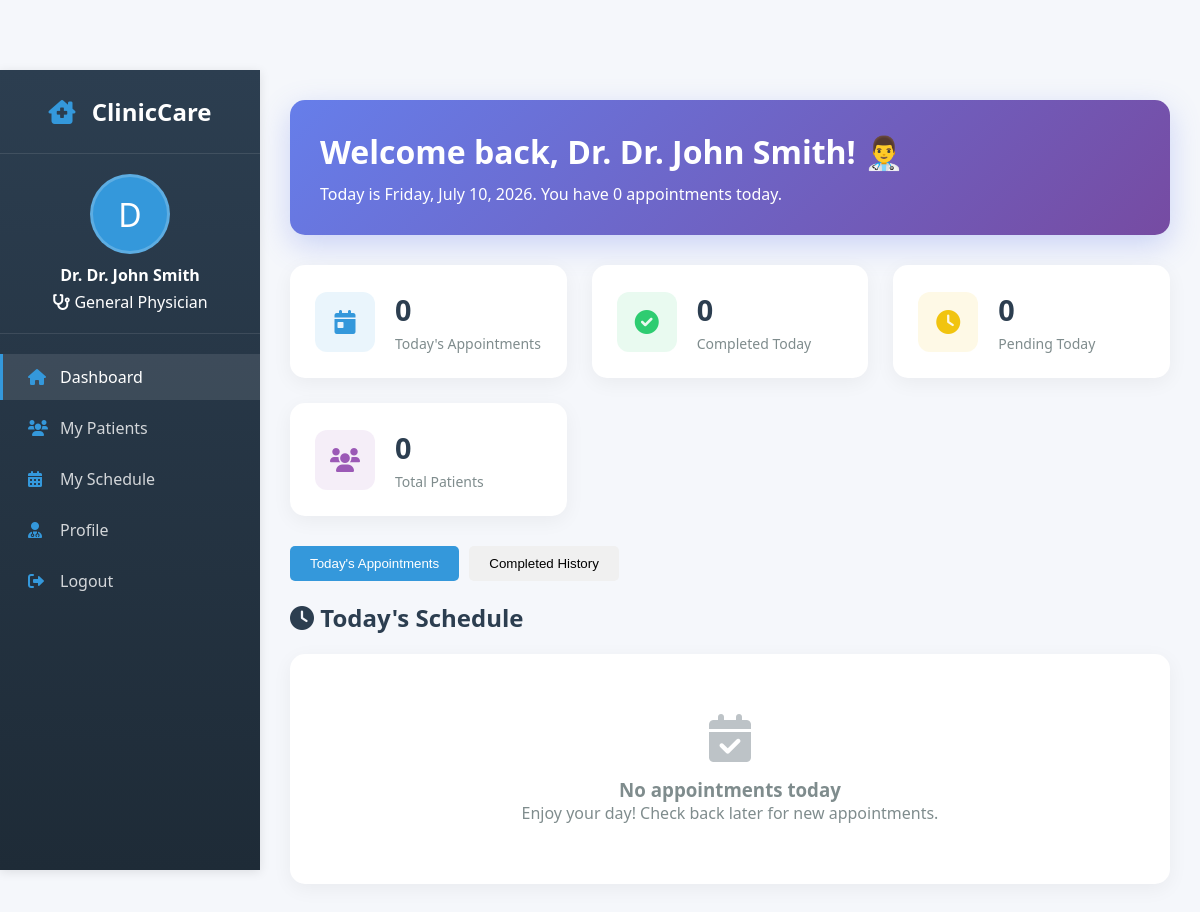
The page /doctor/dashboard.php (signed in) on the database its author committed.
### tables this page shows
CREATE TABLE doctors (
    id INT PRIMARY KEY AUTO_INCREMENT,
    user_id INT UNIQUE,
    specialization VARCHAR(100),
    qualification TEXT,
    experience_years INT,
    consultation_fee DECIMAL(10,2),
    available_days VARCHAR(100),  
    start_time TIME,
    end_time TIME,
    max_patients_per_day INT DEFAULT 20,
    FOREIGN KEY (user_id) REFERENCES users(id) ON DELETE CASCADE
);

CREATE TABLE users (
    id INT PRIMARY KEY AUTO_INCREMENT,
    username VARCHAR(50) UNIQUE NOT NULL,
    email VARCHAR(100) UNIQUE NOT NULL,
    password VARCHAR(255) NOT NULL,
    full_name VARCHAR(100) NOT NULL,
    phone VARCHAR(20),
    address TEXT,
    user_type ENUM('patient', 'doctor', 'admin', 'receptionist') DEFAULT 'patient',
    profile_image VARCHAR(255),
    created_at TIMESTAMP DEFAULT CURRENT_TIMESTAMP,
    updated_at TIMESTAMP DEFAULT CURRENT_TIMESTAMP ON UPDATE CURRENT_TIMESTAMP,
    is_active BOOLEAN DEFAULT TRUE
);

### doctor/dashboard.php (the view, shortened to what this page needs)
<?php
$database = new Database();
$db = $database->getConnection();
$query = "SELECT id FROM doctors WHERE user_id = :user_id";
$stmt = $db->prepare($query);
$stmt->bindParam(':user_id', $_SESSION['user_id']);
$stmt->execute();
$doctor = $stmt->fetch(PDO::FETCH_ASSOC);
$doctor_id = $doctor['id'];
$query = "SELECT u.*, d.specialization, d.qualification, d.experience_years
          FROM users u
          JOIN doctors d ON u.id = d.user_id
          WHERE u.id = :user_id";
$stmt = $db->prepare($query);
$stmt->bindParam(':user_id', $_SESSION['user_id']);
$stmt->execute();
$user = $stmt->fetch(PDO::FETCH_ASSOC);
$stats = [];
$query = "SELECT COUNT(*) as count FROM appointments
          WHERE doctor_id = :doctor_id
          AND appointment_date = CURDATE()";
$stmt = $db->prepare($query);
$stmt->bindParam(':doctor_id', $doctor_id);
$stmt->execute();
$stats['today'] = $stmt->fetch(PDO::FETCH_ASSOC)['count'];
$query = "SELECT COUNT(*) as count FROM appointments
          WHERE doctor_id = :doctor_id
          AND appointment_date = CURDATE()
          AND status = 'completed'";
$stmt = $db->prepare($query);
$stmt->bindParam(':doctor_id', $doctor_id);
$stmt->execute();
$stats['completed_today'] = $stmt->fetch(PDO::FETCH_ASSOC)['count'];
$query = "SELECT COUNT(*) as count FROM appointments
          WHERE doctor_id = :doctor_id
          AND appointment_date = CURDATE()
          AND status = 'pending'";
$stmt = $db->prepare($query);
$stmt->bindParam(':doctor_id', $doctor_id);
$stmt->execute();
$stats['pending_today'] = $stmt->fetch(PDO::FETCH_ASSOC)['count'];
$query = "SELECT COUNT(DISTINCT patient_id) as count FROM appointments
          WHERE doctor_id = :doctor_id";
$stmt = $db->prepare($query);
$stmt->bindParam(':doctor_id', $doctor_id);
$stmt->execute();
$stats['total_patients'] = $stmt->fetch(PDO::FETCH_ASSOC)['count'];
$query = "SELECT a.*,
          p.user_id as patient_user_id,
          u.full_name as patient_name,
          u.phone as patient_phone,
          u.email as patient_email,
          u.address as patient_address,
          p.date_of_birth,
          p.blood_group,
          p.emergency_contact,
          p.medical_history,
          p.allergies,
          ts.slot_time
          FROM appointments a
          JOIN patients p ON a.patient_id = p.id
          JOIN users u ON p.user_id = u.id
          JOIN time_slots ts ON a.time_slot_id = ts.id
          WHERE a.doctor_id = :doctor_id
          AND a.appointment_date = CURDATE()
          ORDER BY ts.slot_time ASC";
$stmt = $db->prepare($query);
$stmt->bindParam(':doctor_id', $doctor_id);
$stmt->execute();
$today_appointments = $stmt->fetchAll(PDO::FETCH_ASSOC);
?>
<!DOCTYPE html>
<html lang="en">
<head>
    <link rel="stylesheet" href="../assets/css/style.css">
    <link rel="stylesheet" href="https://cdnjs.cloudflare.com/ajax/libs/font-awesome/6.0.0/css/all.min.css">
</head>
<body>
    <div class="dashboard">
        <aside class="sidebar">
            <div class="sidebar-header">
                <h3><i class="fas fa-clinic-medical"></i> ClinicCare</h3>
            </div>
            <div class="user-welcome">
                <div class="user-avatar-large">
                    <?php echo substr($user['full_name'], 0, 1); ?>
                </div>
                <h4>Dr. <?php echo htmlspecialchars($user['full_name']); ?></h4>
                <p><i class="fas fa-stethoscope"></i> <?php echo htmlspecialchars($user['specialization']); ?></p>
            </div>
            <ul class="sidebar-menu">
                <li><a href="dashboard.php" class="active"><i class="fas fa-home"></i> Dashboard</a></li>
                <li><a href="my-patients.php"><i class="fas fa-users"></i> My Patients</a></li>
                <li><a href="schedule.php"><i class="fas fa-calendar-alt"></i> My Schedule</a></li>
                <li><a href="profile.php"><i class="fas fa-user-md"></i> Profile</a></li>
                <li><a href="../logout.php"><i class="fas fa-sign-out-alt"></i> Logout</a></li>
            </ul>
        </aside>
        <main class="main-content">
            <div class="welcome-card">
                <h1>Welcome back, Dr. <?php echo htmlspecialchars($user['full_name']); ?>! 👨‍⚕️</h1>
                <p>Today is <?php echo date('l, F j, Y'); ?>. You have <?php echo $stats['today']; ?> appointments today.</p>
            </div>
            <div class="stats-grid">
                <div class="stat-card">
                    <div class="stat-icon primary">
                        <i class="fas fa-calendar-day"></i>
                    </div>
                    <div class="stat-info">
                        <h3><?php echo $stats['today']; ?></h3>
                        <p>Today's Appointments</p>
                    </div>
                </div>
                <div class="stat-card">
                    <div class="stat-icon success">
                        <i class="fas fa-check-circle"></i>
                    </div>
                    <div class="stat-info">
                        <h3><?php echo $stats['completed_today']; ?></h3>
                        <p>Completed Today</p>
                    </div>
                </div>
                <div class="stat-card">
                    <div class="stat-icon warning">
                        <i class="fas fa-clock"></i>
                    </div>
                    <div class="stat-info">
                        <h3><?php echo $stats['pending_today']; ?></h3>
                        <p>Pending Today</p>
                    </div>
                </div>
                <div class="stat-card">
                    <div class="stat-icon info">
                        <i class="fas fa-users"></i>
                    </div>
                    <div class="stat-info">
                        <h3><?php echo $stats['total_patients']; ?></h3>
                        <p>Total Patients</p>
                    </div>
                </div>
            </div>
            <div class="tab-buttons">
                <button class="tab-btn active" onclick="showTab('today')">Today's Appointments</button>
                <button class="tab-btn" onclick="showTab('completed')">Completed History</button>
            </div>
            <div id="today-tab" class="tab-content active">
                <div class="section-title">
                    <h2><i class="fas fa-clock"></i> Today's Schedule</h2>
                </div>
                <div class="appointments-list">
                    <?php if(empty($today_appointments)): ?>
                        <div class="empty-state">
                            <i class="fas fa-calendar-check"></i>
                            <h3>No appointments today</h3>
                            <p>Enjoy your day! Check back later for new appointments.</p>
                        </div>
                    <?php endif; ?>
                </div>
            </div>
        </main>
    </div>
</body>
</html>

### assets/css/style.css (style rules this page uses)
:root { --primary-color: #2c3e50; --secondary-color: #3498db; --success-color: #27ae60; --danger-color: #e74c3c; --warning-color: #f39c12; --light-bg: #ecf0f1; --dark-text: #2c3e50; --border-radius: 8px; --box-shadow: 0 2px 10px rgba(0,0,0,0.1); }
* { margin: 0; padding: 0; box-sizing: border-box; }
body { font-family: 'Segoe UI', Tahoma, Geneva, Verdana, sans-serif; background: linear-gradient(135deg, #667eea 0%, #764ba2 100%); min-height: 100vh; color: var(--dark-text); }
.dashboard { display: flex; min-height: 100vh; padding-top: 70px; }
.sidebar { width: 250px; background: white; box-shadow: var(--box-shadow); position: fixed; left: 0; top: 70px; bottom: 0; overflow-y: auto; }
.sidebar-menu { list-style: none; padding: 20px 0; }
.sidebar-menu li { margin-bottom: 5px; }
.sidebar-menu a { display: flex; align-items: center; padding: 12px 20px; color: var(--dark-text); text-decoration: none; transition: all 0.3s; }
.sidebar-menu i { margin-right: 10px; width: 20px; }
.main-content { flex: 1; margin-left: 250px; padding: 30px; }
.stats-grid { display: grid; grid-template-columns: repeat(auto-fit, minmax(250px, 1fr)); gap: 20px; margin-bottom: 30px; }
.stat-card { background: white; border-radius: var(--border-radius); padding: 20px; display: flex; align-items: center; box-shadow: var(--box-shadow); }
.stat-icon { width: 60px; height: 60px; border-radius: 50%; display: flex; align-items: center; justify-content: center; margin-right: 15px; font-size: 24px; }
.stat-icon.primary { background: rgba(52, 152, 219, 0.1); color: var(--secondary-color); }
.stat-icon.success { background: rgba(39, 174, 96, 0.1); color: var(--success-color); }
.stat-info h3 { font-size: 1.5rem; margin-bottom: 5px; }
.stat-info p { color: #666; font-size: 0.9rem; }

### rows shown on the page
doctors: user.full_name "D", user.full_name "Dr. John Smith", specialization "General Physician"

### other values the page prints
$stats['today'] "0"
$stats['completed_today'] "0"
$stats['pending_today'] "0"
$stats['total_patients'] "0"
